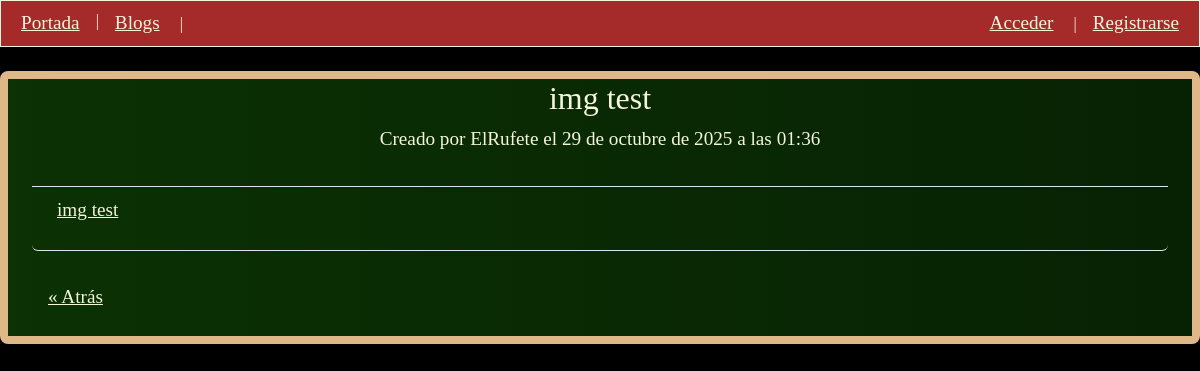
Before: /blogs/8/ with the older database file.
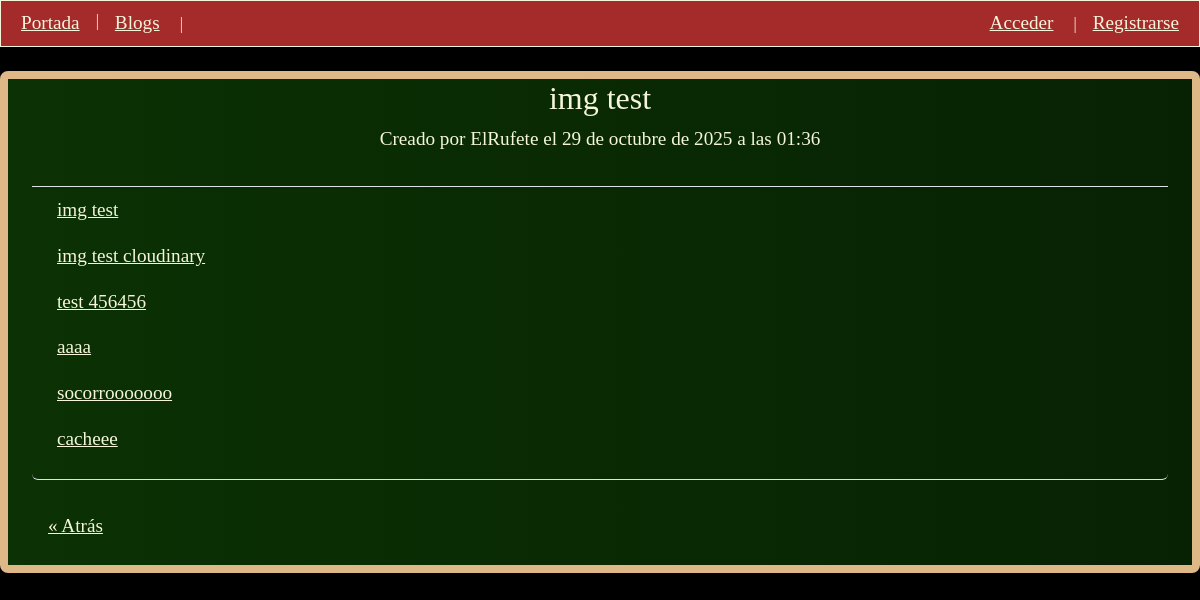
After: the same page with the newer database file.
### blog/models.py (models this page shows, shortened)
class Entry(models.Model):
    class Meta():
        verbose_name_plural = 'Entries'
    blog = models.ForeignKey(Blog, on_delete=models.CASCADE)
    title = models.CharField(max_length=50, default= 'Nueva entrada')
    text = models.TextField()
    date_added = models.DateTimeField(auto_now_add=True)
    banner = models.ImageField(upload_to='banners/',
                                blank=True,
                                null=True,
                                )

### blog/views.py (the view)
# urls.py: path('blogs/<int:blog_id>/', views.entries_list, name='entries_list'),
def entries_list(request,blog_id):
    blog = Blog.objects.get(id=blog_id)
    entries = blog.entry_set.order_by('date_added')
    context = {'blog': blog, 'entries': entries}
    return render(request, 'blog/entries_list.html', context)

### blog/templates/blog/entries_list.html (shortened to what this page needs)
{% extends "blog/layout.html" %}
{% block content%}
<div class="blackboard">
    <div class="centered border-bottom pb-3">
        <h2>  {{ blog.text }} </h2>
        <p class="message-link c">Creado por {{ blog.author }} el {{ blog.date_added }}</p>
    </div>
    <ul class="list-group pb-3 mb-4 border-bottom">
        {% for entry in entries %}
            <li class="list-group-item">
              <a href="{% url 'blog:entry' blog.id entry.id %}">{{entry.title}}</a>
            </li>
        {%empty%}
            <li>Aún no hay entradas para este tema. ¡Estrénalo!</li>
        {% endfor %}
    </ul>
    <p class="me-auto p-2">
        <a href="{% url 'blog:blogs_list' %}">&laquo; Atrás </a>
    </p>
</div>
{%endblock content%}

Changed rows visible on the page:
added Entry: title "img test cloudinary"
added Entry: title "test 456456"
added Entry: title "aaaa"
added Entry: title "socorrooooooo"
added Entry: title "cacheee"
